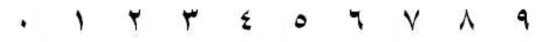
#> input picture img/1.png, 551 x 42 px
$ python train1.py
#> lines starting #> are read from the running program, lines starting #| are printed output that depends on the picture; after the words box and inside, x2 and y2 are one past the last pixel; in counts of white or black regions, pixels touching at a corner belong together
import sys
import numpy as np
import cv2

im = cv2.imread('img/1.png')
#> im is the input picture: shape (42, 551, 3); mean B, G, R 245.7, 245.7, 245.7
im3 = im.copy()

gray = cv2.cvtColor(im, cv2.COLOR_BGR2GRAY)
blur = cv2.GaussianBlur(gray, (5, 5), 0)
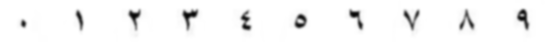
#> blur: shape (42, 551); min 5, max 255, mean 245.7
thresh = cv2.adaptiveThreshold(blur, 255, 1, 1, 11, 2)
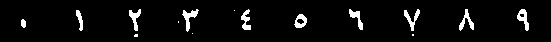
#> thresh: shape (42, 551); 4.8% white; 15 white regions (5 under 20 px)

#################      Now finding Contours         ###################

contours, hierarchy = cv2.findContours(
    thresh, cv2.RETR_LIST, cv2.CHAIN_APPROX_SIMPLE)
#> contours = 17 contours, 6 with area under 20; largest, box (x1, y1, x2, y2) and area: (294, 14, 307, 28) 114, (517, 9, 529, 31) 112, (182, 9, 199, 32) 108, (404, 9, 420, 31) 91, (129, 9, 141, 31) 90

samples = np.empty((0, 100))
responses = []
keys = [i for i in range(44, 58)]

for cnt in contours:
    if cv2.contourArea(cnt) > 5:  # 大于像素点的区域
        [x, y, w, h] = cv2.boundingRect(cnt)
        print(x, y, w, h)
        continue
        print([x, y, w, h])  # 对应的区域的坐标
        if (h > 13 and h < 20) or (h > 2 and h < 7 and w > 4):  # 筛选不需要的区域
            cv2.rectangle(im, (x, y), (x+w, y+h), (0, 0, 255), 2)
            roi = thresh[y:y+h, x:x+w]
            roismall = cv2.resize(roi, (10, 10))
            cv2.imshow('norm', im)
            key = cv2.waitKey(0)
            print(key)

            if key == 27:  # (escape to quit)
                sys.exit()
            elif key in keys:
                key = str(key)
                print(key)
                responses.append(int(key))  # 保存ascii码
                sample = roismall.reshape((1, 100))
                samples = np.append(samples, sample, 0)
#> this loop made 17 passes
#> (x, y, w, h) on passes 2, 5, 6, 7, 8, 10, 11, 12, 13, 14, 15, 16: (134, 34, 4, 3), (296, 18, 9, 7), (21, 19, 5, 9), (519, 13, 6, 5), (294, 14, 13, 14), (76, 10, 7, 21), (517, 9, 12, 22), (459, 9, 15, 22), (404, 9, 16, 22), (349, 9, 14, 21), (241, 9, 10, 21), (182, 9, 17, 23)
#> cnt on passes 1, 3, 4, 9: [[412, 34], [412, 35], [413, 35], [413, 34]], [[192, 33]], [[178, 21], [178, 22]], [[234, 10]]
#| 134 34 4 3
#| 296 18 9 7
#| 21 19 5 9
#| 519 13 6 5
#| 294 14 13 14
#| 76 10 7 21
#| 517 9 12 22
#| 459 9 15 22
#> (further printed lines are left out)
#> after the loop, responses = []; samples = empty array

# [8 lines of commented-out code are left out]
